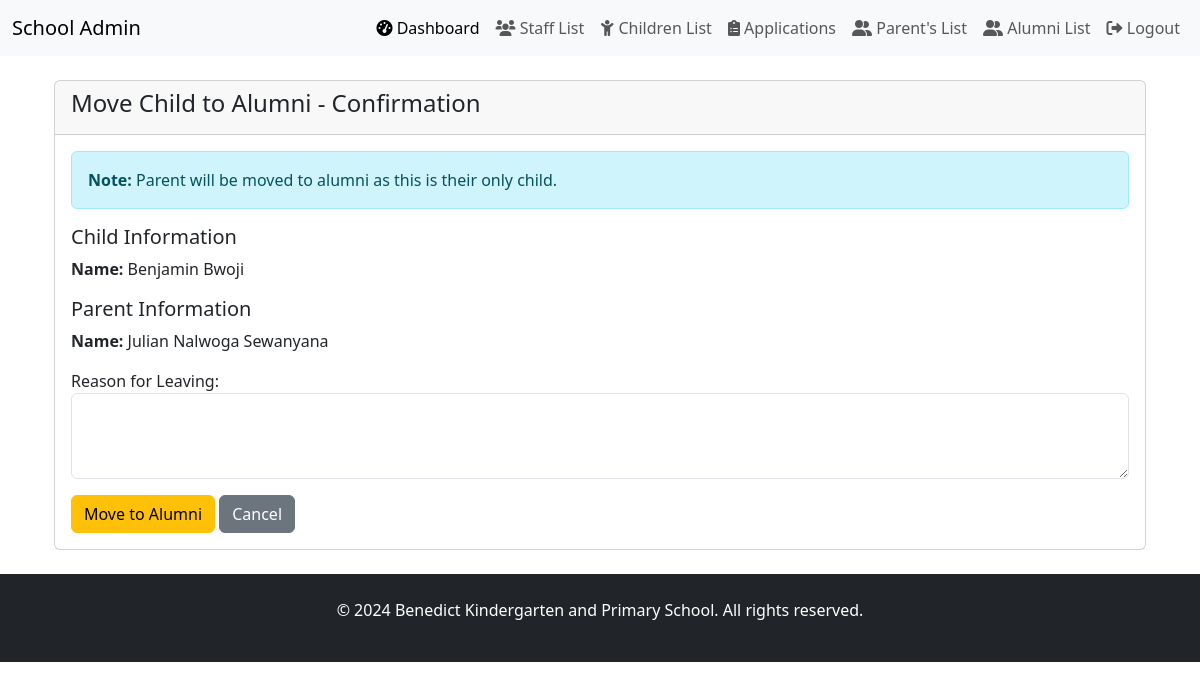
/benedict_school/child/2/to-alumni/ (signed in), run on the app's committed database.
### benedict_school/models.py (models this page shows, shortened)
class Child(models.Model):
    parent = models.ForeignKey(
        Parent,
        on_delete=models.CASCADE,
        related_name="children"
    )
    full_name = models.CharField(max_length=100)
    date_of_birth = models.DateField()
    sex = models.CharField(
        max_length=10,
        choices=[("male", "Male"), ("female", "Female")],
        default="male"
    )
    study_class = models.CharField(
        max_length=20,
        choices=[
            ("baby_class", "Baby Class"),
            ("middle_class", "Middle class"),
            ("top_class", "Top class"),
            ("primary_one", "Primary one"),
            ("primary_two", "Primary two"),
            ("primary_three", "Primary three"),
            ("primary_four", "Primary four"),
            ("primary_five", "Primary five"),
            ("primary_six", "Primary six")
        ],
        default="primary_one",
    )
    profile_image = models.ImageField(upload_to="child_images/", null=True, blank=True)
    STATUS_CHOICES = [
        ('active', 'Active'),
        ('alumni', 'Alumni'),
    ]
    status = models.CharField(
        max_length=20,
        choices=STATUS_CHOICES,
        default='active'
    )
    alumni_date = models.DateField(null=True, blank=True)
    reason_for_leaving = models.TextField(blank=True, null=True)

class Parent(models.Model):
    first_name = models.CharField(max_length=50, default='')
    last_name = models.CharField(max_length=50, default='')
    RELATIONSHIP_TYPES = [
        ('mother', 'Mother'),
        ('father', 'Father'),
        ('guardian', 'Guardian'),
        ('relative', 'Relative'),
    ]
    relationship_type = models.CharField(
        max_length=20,
        choices=RELATIONSHIP_TYPES,
        default='father'
    )
    sex = models.CharField(
        max_length=10,
        choices=[("male", "Male"), ("female", "Female")],
        default="male"
    )
    ID_number = models.CharField(max_length=14, unique=True, null=False)
    email = models.EmailField(unique=True)
    tel_no = models.CharField(max_length=15, default='')
    address = models.CharField(max_length=100)
    parent_image = models.ImageField(upload_to="parent_images/", null=True, blank=True)
    num_children = models.PositiveIntegerField(default=1)
    STATUS_CHOICES = [
        ('active', 'Active'),
        ('alumni', 'Alumni'),
    ]
    status = models.CharField(
        max_length=20,
        choices=STATUS_CHOICES,
        default='active'
    )
    alumni_date = models.DateField(null=True, blank=True)
    reason_for_leaving = models.TextField(blank=True, null=True)

### benedict_school/views.py (the view, shortened to what this page needs)
# urls.py: path('child/<int:pk>/to-alumni/', views.child_to_alumni, name='child-to-alumni'),
@user_passes_test(is_admin, login_url='/admin-login/')
def child_to_alumni(request, pk):
    child = get_object_or_404(Child, pk=pk)
    context = {
        'child': child,
        'parent': child.parent,
        'siblings': child.parent.children.exclude(pk=child.pk)
    }
    return render(request, 'child_to_alumni_confirm.html', context)

### benedict_school/context_processors.py (called while the page is built)
def google_maps_api_key(request):
    return {'GOOGLE_MAPS_API_KEY': getattr(settings, 'GOOGLE_MAPS_API_KEY', '')}

### benedict_school/views.py (called while the page is built)
def is_admin(user):
    return user.is_authenticated and user.is_staff  # Checks if user is admin

### benedict_school/templates/child_to_alumni_confirm.html (shortened to what this page needs)
{% extends "admin_base.html" %}
{% load custom_filters %}
{% load static %}
{% block content %}
<div class="container mt-4">
    <div class="card">
        <div class="card-header">
            <h4>Move Child to Alumni - Confirmation</h4>
        </div>
        <div class="card-body">
            <div class="alert alert-info">
                <strong>Note:</strong>
                {% if siblings %}
                    Parent will remain active as there are other active children.
                {% else %}
                    Parent will be moved to alumni as this is their only child.
                {% endif %}
            </div>
            <h5>Child Information</h5>
            <p><strong>Name:</strong> {{ child.full_name }}</p>
            <h5>Parent Information</h5>
            <p><strong>Name:</strong> {{ parent.first_name }} {{ parent.last_name }}</p>
            <form method="post">
                <div class="form-group">
                    <label for="reason">Reason for Leaving:</label>
                    <textarea name="reason" id="reason" class="form-control" rows="3" required></textarea>
                </div>
                <div class="mt-3">
                    <button type="submit" class="btn btn-warning">Move to Alumni</button>
                    <a href="{% url 'child-list' %}" class="btn btn-secondary">Cancel</a>
                </div>
            </form>
        </div>
    </div>
</div>
{% endblock %}

### data on the page
Child: full_name "Benjamin Bwoji"
Parent: first_name "Julian", last_name "Nalwoga Sewanyana"
